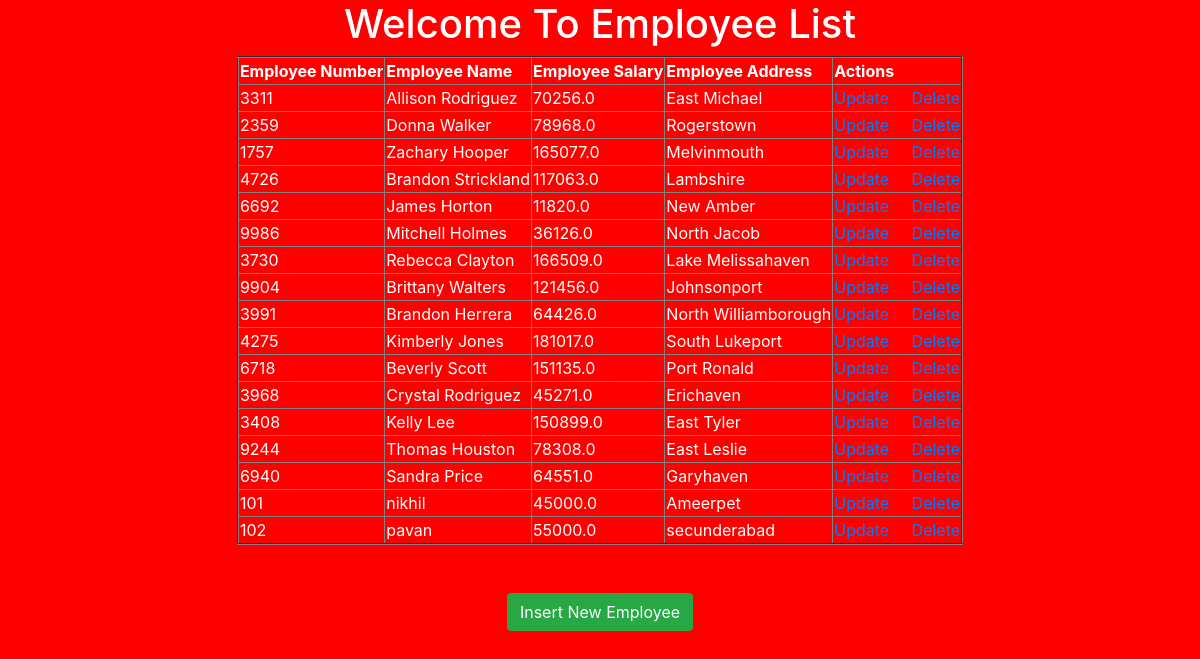
The page / on the database its author committed.
### testapp/models.py (models this page shows)
class Employee(models.Model):
    eno = models.IntegerField()
    ename = models.CharField(max_length=64)
    esal = models.FloatField()
    eaddr = models.CharField(max_length=256)

### testapp/views.py (the view)
# urls.py: path('', views.retrieve_view),
def retrieve_view(request):
    emp_list = Employee.objects.all()
    return render(request, 'testapp/index.html', {'emp_list': emp_list})

### templates/testapp/index.html (shortened to what this page needs)
<!DOCTYPE html>
{% extends 'testapp/base.html' %}
{% block body_block %}
<h1>Welcome To Employee List</h1>
<table border="2">
  <thead>
    <th>Employee Number</th>
    <th>Employee Name</th>
    <th>Employee Salary</th>
    <th>Employee Address</th>
    <th>Actions</th>
  </thead>
  {% for emp in emp_list %}
  <tr>
    <td>{{emp.eno}}</td>
    <td>{{emp.ename}}</td>
    <td>{{emp.esal}}</td>
    <td>{{emp.eaddr}}</td>
    <td><a href="/update/{{emp.id}}">Update</a>&nbsp&nbsp&nbsp&nbsp&nbsp<a href="/delete/{{emp.id}}">Delete</a></td>
  </tr>
  {% endfor %}
</table>
<br><br>
<a href="/insert" class="btn btn-success">Insert New Employee</a>
{% endblock %}

### templates/testapp/base.html (shortened to what this page needs)
<!DOCTYPE html>
<html lang="en" dir="ltr">
  <head>
    <link rel="stylesheet" href="https://cdn.jsdelivr.net/npm/bootstrap@4.6.2/dist/css/bootstrap.min.css">
  </head>
  <body>
    <div class="container" align="center">
      {% block body_block %}
      {% endblock %}
    </div>
  </body>
</html>

### templates/testapp/base.html (style rules this page uses)
body { background:red; color:white; }

### rows shown on the page
Employee: eno "3311", ename "Allison Rodriguez", esal "70256.0", eaddr "East Michael"
Employee: eno "2359", ename "Donna Walker", esal "78968.0", eaddr "Rogerstown"
Employee: eno "1757", ename "Zachary Hooper", esal "165077.0", eaddr "Melvinmouth"
Employee: eno "4726", ename "Brandon Strickland", esal "117063.0", eaddr "Lambshire"
Employee: eno "6692", ename "James Horton", esal "11820.0", eaddr "New Amber"
Employee: eno "9986", ename "Mitchell Holmes", esal "36126.0", eaddr "North Jacob"
Employee: eno "3730", ename "Rebecca Clayton", esal "166509.0", eaddr "Lake Melissahaven"
Employee: eno "9904", ename "Brittany Walters", esal "121456.0", eaddr "Johnsonport"
Employee: eno "3991", ename "Brandon Herrera", esal "64426.0", eaddr "North Williamborough"
Employee: eno "4275", ename "Kimberly Jones", esal "181017.0", eaddr "South Lukeport"
Employee: eno "6718", ename "Beverly Scott", esal "151135.0", eaddr "Port Ronald"
Employee: eno "3968", ename "Crystal Rodriguez", esal "45271.0", eaddr "Erichaven"
Employee: eno "3408", ename "Kelly Lee", esal "150899.0", eaddr "East Tyler"
Employee: eno "9244", ename "Thomas Houston", esal "78308.0", eaddr "East Leslie"
Employee: eno "6940", ename "Sandra Price", esal "64551.0", eaddr "Garyhaven"
Employee: eno "101", ename "nikhil", esal "45000.0", eaddr "Ameerpet"
Employee: eno "102", ename "pavan", esal "55000.0", eaddr "secunderabad"
